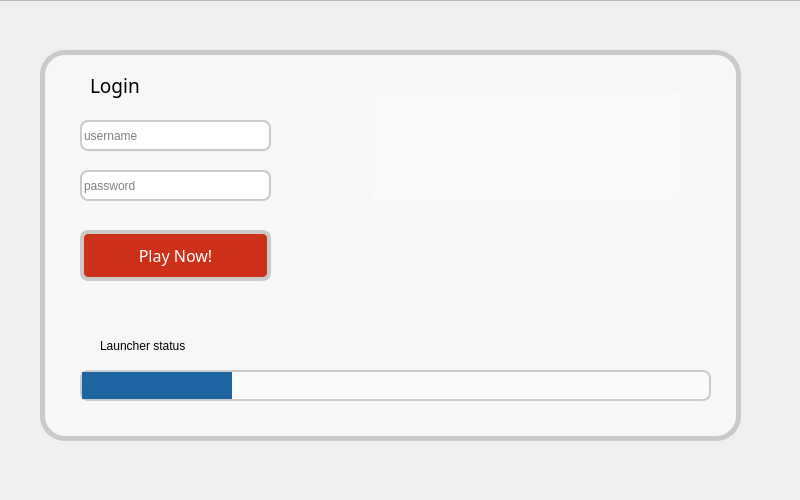
<?xml version="1.0" encoding="UTF-8"?>
<ui version="4.0">
 <class>LauncherWindow</class>
 <widget class="QMainWindow" name="LauncherWindow">
  <property name="enabled">
   <bool>true</bool>
  </property>
  <property name="geometry">
   <rect>
    <x>0</x>
    <y>0</y>
    <width>800</width>
    <height>500</height>
   </rect>
  </property>
  <property name="sizePolicy">
   <sizepolicy hsizetype="Fixed" vsizetype="Fixed">
    <horstretch>0</horstretch>
    <verstretch>0</verstretch>
   </sizepolicy>
  </property>
  <property name="minimumSize">
   <size>
    <width>800</width>
    <height>500</height>
   </size>
  </property>
  <property name="maximumSize">
   <size>
    <width>800</width>
    <height>500</height>
   </size>
  </property>
  <property name="windowTitle">
   <string>Launcher</string>
  </property>
  <property name="styleSheet">
   <string notr="true">background-image: url(:/images/images/pattern_bg.png)</string>
  </property>
  <widget class="QWidget" name="centralwidget">
   <widget class="QFrame" name="bg">
    <property name="geometry">
     <rect>
      <x>-20</x>
      <y>0</y>
      <width>831</width>
      <height>511</height>
     </rect>
    </property>
    <property name="frameShape">
     <enum>QFrame::StyledPanel</enum>
    </property>
    <property name="frameShadow">
     <enum>QFrame::Raised</enum>
    </property>
    <widget class="QFrame" name="login">
     <property name="geometry">
      <rect>
       <x>60</x>
       <y>50</y>
       <width>701</width>
       <height>391</height>
      </rect>
     </property>
     <property name="styleSheet">
      <string notr="true">background: #f9f9f9;
background-color: rgba(249,249,249, 0.82);
border-radius: 25;
border: 5px solid #cacaca;
padding: 5px;</string>
     </property>
     <property name="frameShape">
      <enum>QFrame::NoFrame</enum>
     </property>
     <property name="frameShadow">
      <enum>QFrame::Sunken</enum>
     </property>
     <property name="lineWidth">
      <number>0</number>
     </property>
     <widget class="QLineEdit" name="pass_input">
      <property name="geometry">
       <rect>
        <x>40</x>
        <y>120</y>
        <width>191</width>
        <height>31</height>
       </rect>
      </property>
      <property name="styleSheet">
       <string notr="true">background: white;
border-radius: 8;
border: 2px solid #cacaca;
padding: 0px;
font: 12pt &quot;Arial&quot;;</string>
      </property>
      <property name="frame">
       <bool>false</bool>
      </property>
      <property name="placeholderText">
       <string>password</string>
      </property>
     </widget>
     <widget class="QLineEdit" name="user_input">
      <property name="geometry">
       <rect>
        <x>40</x>
        <y>70</y>
        <width>191</width>
        <height>31</height>
       </rect>
      </property>
      <property name="styleSheet">
       <string notr="true">background: white;
border-radius: 8;
border: 2px solid #cacaca;
padding: 0px;
font: 12pt &quot;Arial&quot;;</string>
      </property>
      <property name="text">
       <string/>
      </property>
      <property name="frame">
       <bool>false</bool>
      </property>
      <property name="placeholderText">
       <string>username</string>
      </property>
     </widget>
     <widget class="QLabel" name="launcher_state">
      <property name="geometry">
       <rect>
        <x>50</x>
        <y>20</y>
        <width>361</width>
        <height>31</height>
       </rect>
      </property>
      <property name="font">
       <font>
        <family>Anton</family>
        <pointsize>14</pointsize>
        <weight>50</weight>
        <italic>false</italic>
        <bold>false</bold>
       </font>
      </property>
      <property name="styleSheet">
       <string notr="true">background-color: rgba(249,249,249, 0);
border-radius: 5;
border: 0px solid #ffffff;
padding: 0px;
font: 14pt &quot;Anton&quot;;</string>
      </property>
      <property name="text">
       <string>Login</string>
      </property>
     </widget>
     <widget class="QLabel" name="launcher_status">
      <property name="geometry">
       <rect>
        <x>60</x>
        <y>280</y>
        <width>621</width>
        <height>31</height>
       </rect>
      </property>
      <property name="styleSheet">
       <string notr="true">background-color: rgba(249,249,249, 0);
border-radius: 0;
border: 0px solid #ffffff;
padding: 0px;
font: 14pt &quot;Anton&quot;;</string>
      </property>
      <property name="text">
       <string>Launcher status</string>
      </property>
     </widget>
     <widget class="QProgressBar" name="progress_bar">
      <property name="enabled">
       <bool>true</bool>
      </property>
      <property name="geometry">
       <rect>
        <x>40</x>
        <y>320</y>
        <width>631</width>
        <height>31</height>
       </rect>
      </property>
      <property name="autoFillBackground">
       <bool>false</bool>
      </property>
      <property name="styleSheet">
       <string notr="true">QProgressBar:horizontal {
background-color: rgba(249,249,249, 1);
border-radius: 8;
border: 2px solid #cacaca;
padding: 0px;
}


QProgressBar::chunk:horizontal {
background-color: #1c65a0;
}</string>
      </property>
      <property name="value">
       <number>24</number>
      </property>
      <property name="textVisible">
       <bool>false</bool>
      </property>
      <property name="invertedAppearance">
       <bool>false</bool>
      </property>
      <property name="textDirection">
       <enum>QProgressBar::TopToBottom</enum>
      </property>
      <property name="format">
       <string>%p%</string>
      </property>
     </widget>
     <widget class="QPushButton" name="pushButton">
      <property name="enabled">
       <bool>true</bool>
      </property>
      <property name="geometry">
       <rect>
        <x>40</x>
        <y>180</y>
        <width>191</width>
        <height>51</height>
       </rect>
      </property>
      <property name="font">
       <font>
        <family>Bowlby One SC</family>
        <pointsize>12</pointsize>
        <weight>50</weight>
        <italic>false</italic>
        <bold>false</bold>
       </font>
      </property>
      <property name="cursor">
       <cursorShape>PointingHandCursor</cursorShape>
      </property>
      <property name="styleSheet">
       <string notr="true">QPushButton { 
    color: white;
    background: #cc3018;
    border-radius: 8;
    border: 4px solid #cacaca;
    padding: 0px;
	font: 12pt &quot;Bowlby One SC&quot;;
}



QPushButton:hover { 
    background: #dd3d23;
}</string>
      </property>
      <property name="text">
       <string>Play Now!</string>
      </property>
      <property name="default">
       <bool>false</bool>
      </property>
      <property name="flat">
       <bool>false</bool>
      </property>
     </widget>
     <widget class="QLabel" name="label">
      <property name="geometry">
       <rect>
        <x>330</x>
        <y>40</y>
        <width>311</width>
        <height>111</height>
       </rect>
      </property>
      <property name="styleSheet">
       <string notr="true">background: url(:/images/images/logo_plain_sampled.png);
background-repeat: no-repeat;
border-radius: 8;
border: 0px solid #cacaca;
padding: 0px;</string>
      </property>
      <property name="text">
       <string/>
      </property>
     </widget>
    </widget>
   </widget>
  </widget>
 </widget>
 <resources>
  <include location="resources.qrc"/>
 </resources>
 <connections/>
</ui>
